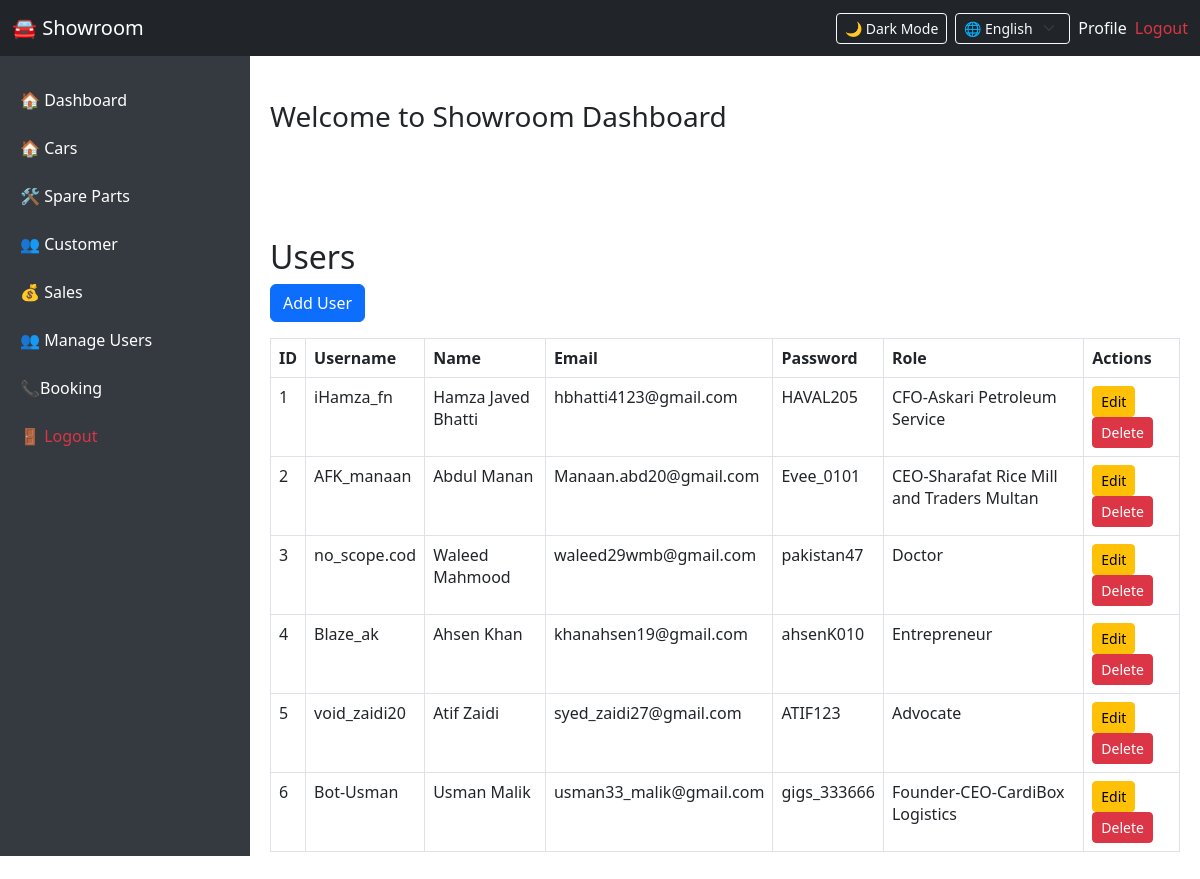
The page /users.php on the database its author committed.
### tables this page shows
CREATE TABLE `users` (
  `id` int(11) NOT NULL,
  `username` varchar(255) NOT NULL,
  `name` varchar(255) NOT NULL,
  `email` varchar(255) NOT NULL,
  `password` varchar(255) NOT NULL,
  `role` varchar(255) NOT NULL
);

### users.php (the view)
<?php include 'dashboard.php'; ?>
<div class="main-content">
    <h2>Users</h2>
    <a href="add_user.php" class="btn btn-primary mb-3">Add User</a>
    <table class="table table-bordered">
        <thead><tr><th>ID</th><th>Username</th><th>Name</th><th>Email</th><th>Password</th><th>Role</th><th>Actions</th></tr></thead>
        <tbody>
            <?php
            $result = $conn->query("SELECT * FROM users");
            while ($row = $result->fetch_assoc()) {
                echo "<tr>
                        <td>{$row['id']}</td>
                        <td>{$row['username']}</td>
                        <td>{$row['name']}</td>
                        <td>{$row['email']}</td>
                        <td>{$row['password']}</td>
                        <td>{$row['role']}</td>
                        <td>
                            <a href='edit_user.php?id={$row['id']}' class='btn btn-warning btn-sm'>Edit</a>
                            <a href='delete_user.php?id={$row['id']}' class='btn btn-danger btn-sm' onclick=\"return confirm('Delete this user?')\">Delete</a>
                        </td>
                      </tr>";
            }
            ?>
        </tbody>
    </table>
</div>

### dashboard.php (style rules this page uses)
body { margin: 0; padding: 0; }
.main-content { margin-left: 250px; margin-top: 56px; padding: 20px; }

### rows shown on the page
users: id "1", username "iHamza_fn", name "Hamza Javed Bhatti", email "hbhatti4123@gmail.com", password "HAVAL205", role "CFO-Askari Petroleum Service"
users: id "2", username "AFK_manaan", name "Abdul Manan", email "Manaan.abd20@gmail.com", password "Evee_0101", role "CEO-Sharafat Rice Mill and Traders Multan"
users: id "3", username "no_scope.cod", name "Waleed Mahmood", email "waleed29wmb@gmail.com", password "pakistan47", role "Doctor"
users: id "4", username "Blaze_ak", name "Ahsen Khan", email "khanahsen19@gmail.com", password "ahsenK010", role "Entrepreneur"
users: id "5", username "void_zaidi20", name "Atif Zaidi", email "syed_zaidi27@gmail.com", password "ATIF123", role "Advocate"
users: id "6", username "Bot-Usman", name "Usman Malik", email "usman33_malik@gmail.com", password "gigs_333666", role "Founder-CEO-CardiBox Logistics"
